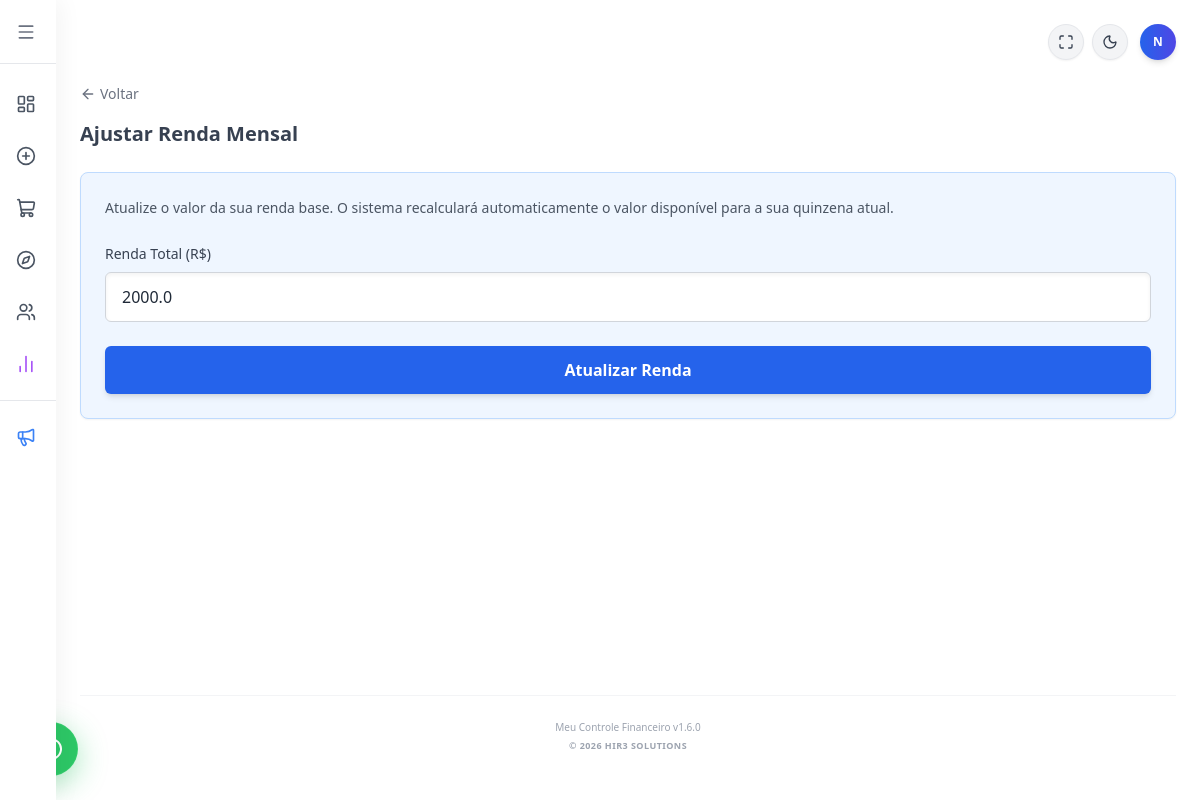
The app's page /renda (signed in), older data.
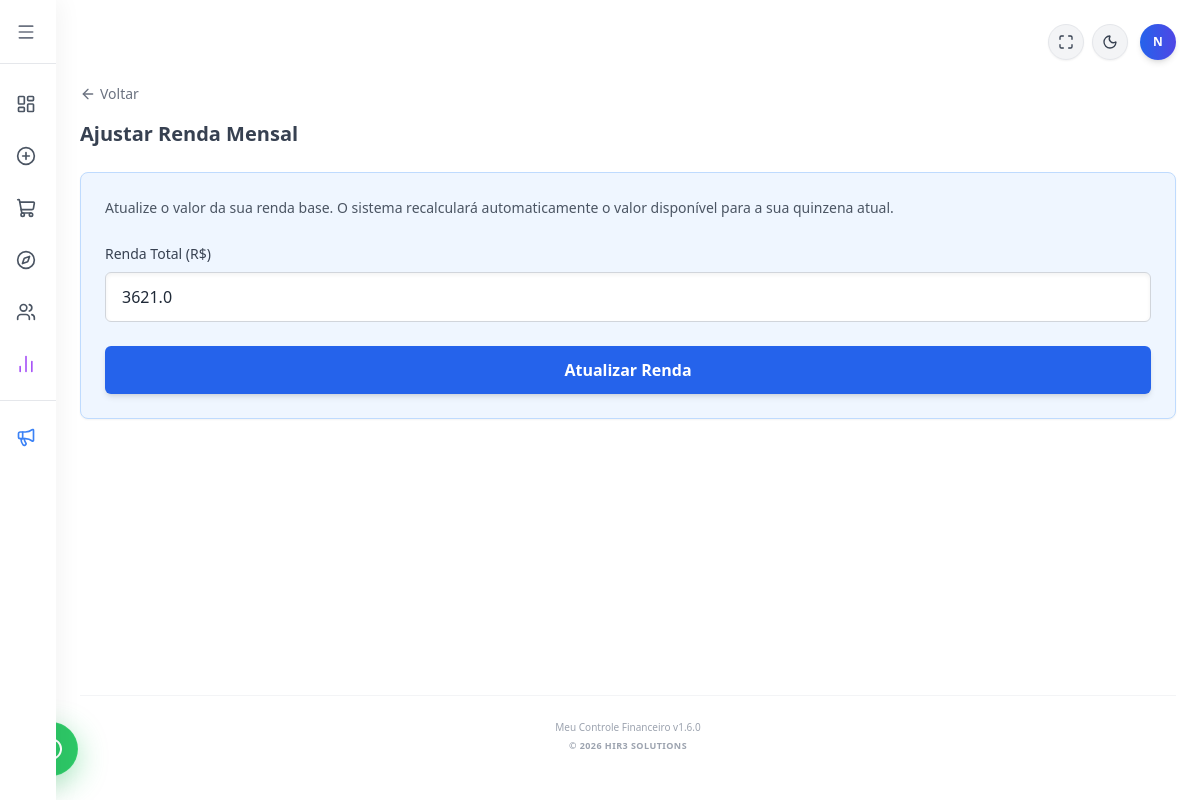
The same page, newer data.
### tables this page shows
CREATE TABLE usuarios (
            id INTEGER PRIMARY KEY AUTOINCREMENT,
            usuario TEXT UNIQUE NOT NULL,
            senha TEXT NOT NULL
        , renda REAL DEFAULT 0.00, licenca TEXT DEFAULT 'Ativa', valor_licencas REAL DEFAULT 0.00, telefone TEXT, is_admin INTEGER DEFAULT 0, renda_variavel TEXT DEFAULT 'nao', ultimo_mes_acesso TEXT DEFAULT '');

### flask_app.py (the view, shortened to what this page needs)
@app.route('/renda', methods=['GET', 'POST'])
def renda():
    if 'logado' not in session:
        return redirect(url_for('login'))
    user_id = session.get('user_id') # Pega o ID de quem está logado
    conexao = get_db_connection()
    cursor = conexao.cursor()
    cursor.execute("SELECT renda, renda_variavel FROM usuarios WHERE id = ?", (user_id,))
    resultado = cursor.fetchone()
    conexao.close()
    renda_atual = resultado['renda'] if resultado and resultado['renda'] is not None else 0.00
    renda_variavel_atual = resultado['renda_variavel'] if resultado and resultado['renda_variavel'] is not None else 'nao'
    return render_template('telas/renda.html', renda_bruta=renda_atual, renda_variavel=renda_variavel_atual)

### flask_app.py (called while the page is built)
def get_db_connection():
    conn = sqlite3.connect('/home/Hir3solutions/mysite/financas.db')
    conn.row_factory = sqlite3.Row  # <--- ESSENCIAL
    return conn

@app.context_processor
def inject_global_vars():
    versao = "1.6.0"
    data_formatada = datetime.now().strftime('%B %Y').capitalize()
    return dict(
        versao_atual=versao,
        data_atual=data_formatada
    )

### templates/telas/renda.html
{% extends "base.html" %}
{% block content %}
    <a href="javascript:history.back()" class="flex items-center gap-1 text-gray-500 hover:text-blue-600 dark:text-gray-400 dark:hover:text-blue-400 mb-4 transition-colors text-sm font-medium">
        <i data-lucide="arrow-left" class="w-4 h-4"></i>
        <span>Voltar</span>
    </a>
    <h2 class="text-xl font-semibold mb-6 text-gray-700 dark:text-gray-300">Ajustar Renda Mensal</h2>
    <form action="/renda" method="POST" class="bg-blue-50 dark:bg-blue-950/40 p-6 rounded-lg border border-blue-200 dark:border-blue-900 shadow-sm">
        <p class="text-sm text-gray-600 dark:text-gray-400 mb-6 leading-relaxed">
            Atualize o valor da sua renda base. O sistema recalculará automaticamente o valor disponível para a sua quinzena atual.
        </p>
        <div class="mb-6">
            <label class="block text-sm font-medium text-gray-700 dark:text-gray-300 mb-2">Renda Total (R$)</label>
            <input type="number" step="0.01" name="renda" value="{{ renda_bruta }}" required
                    class="w-full px-4 py-3 bg-white dark:bg-gray-800 border border-gray-300 dark:border-gray-600 rounded-md text-gray-800 dark:text-gray-100 focus:outline-none focus:ring-2 focus:ring-blue-500 shadow-inner">
        </div>
        <button type="submit" class="w-full bg-blue-600 text-white font-bold py-3 px-4 rounded-md hover:bg-blue-700 transition duration-200 shadow-md">
            Atualizar Renda
        </button>
    </form>
{% endblock %}

Row changes from the older to the newer data that the page shows:
changed usuarios: renda "2000.0" → "3621.0"
